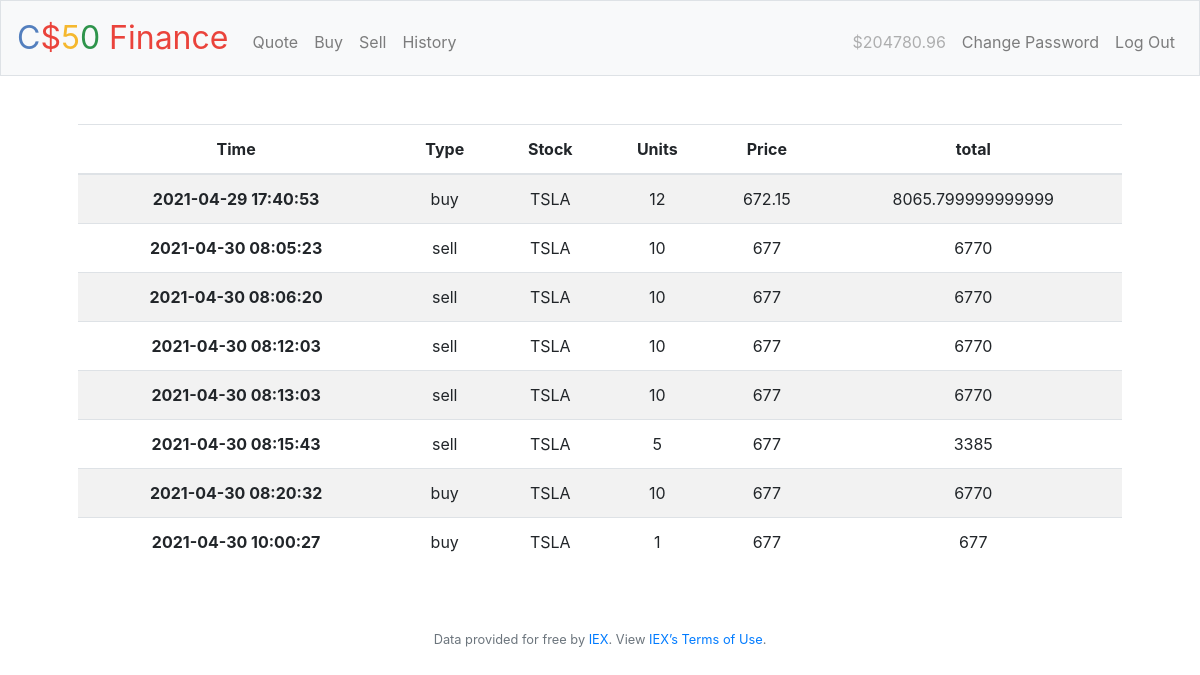
Screenshot of /history (signed in) with the database file from the repository.
### tables this page shows
CREATE TABLE transactions (t_id INTEGER, userid INTEGER NOT NULL, type TEXT NOT NULL, stock TEXT DEFEAULT NULL, units INTEGER DEFAULT NULL, price NUMERIC DEFAULT NULL, total NUMERIC DEFAULT NULL, timestamp TEXT DEFAULT CURRENT_TIMESTAMP, PRIMARY KEY(t_id), FOREIGN KEY(userid) REFERENCES users(id));

### application.py (the view)
@app.route("/history")
@login_required
def history():
    user_tr_history = db.execute(
        "SELECT * FROM transactions WHERE userid = ?", session["user_id"])
    return render_template("history.html", history=user_tr_history)

### application.py (called while the page is built)
@app.after_request
def after_request(response):
    response.headers["Cache-Control"] = "no-cache, no-store, must-revalidate"
    response.headers["Expires"] = 0
    response.headers["Pragma"] = "no-cache"
    return response

### helpers.py (called while the page is built)
def login_required(f):
    @wraps(f)
    def decorated_function(*args, **kwargs):
        if session.get("user_id") is None:
            return redirect("/login")
        return f(*args, **kwargs)
    return decorated_function

### templates/history.html (shortened to what this page needs)
{% extends "layout.html" %}
{% block main %}
    <table class="table table-striped">
        <thead>
            <th scope="col">Time</th>
            <th scope="col">Type</th>
            <th scope="col">Stock</th>
            <th scope="col">Units</th>
            <th scope="col">Price</th>
            <th scope="col">total</th>
        </thead>
        <tbody>
            {% for entry in history %}
                <tr>
                    <th>{{entry["timestamp"]}}</th>
                    <td>{{entry["type"]}}</td>
                    <td>{{entry["stock"]}}</td>
                    <td>{{entry["units"]}}</td>
                    <td>{{entry["price"]}}</td>
                    <td>{{entry["total"]}}</td>
                </tr>
            {% endfor %}
        </tbody>
    </table>
{% endblock main %}

### templates/layout.html (shortened to what this page needs)
<!DOCTYPE html>
<html lang="en">
    <head>
        <link rel="stylesheet" href="https://cdn.jsdelivr.net/npm/bootstrap@4.5.3/dist/css/bootstrap.min.css">
        <link href="/static/styles.css" rel="stylesheet">
    </head>
    <body>
        <nav class="navbar navbar-expand-md navbar-light bg-light border">
            <a class="navbar-brand" href="/"><span class="blue">C</span><span class="red">$</span><span class="yellow">5</span><span class="green">0</span> <span class="red">Finance</span></a>
            <div class="collapse navbar-collapse" id="navbar">
                {% if session.user_id %}
                    <ul class="navbar-nav mr-auto mt-2">
                        <li class="nav-item"><a class="nav-link" href="/quote">Quote</a></li>
                        <li class="nav-item"><a class="nav-link" href="/buy">Buy</a></li>
                        <li class="nav-item"><a class="nav-link" href="/sell">Sell</a></li>
                        <li class="nav-item"><a class="nav-link" href="/history">History</a></li>
                    </ul>
                    <ul class="navbar-nav ml-auto mt-2">
                        <li class="nav-item"> <span class="nav-link disabled">${{session.user_balance}}</span></li>
                        <li class="nav-item"><a class="nav-link" href="/passchange">Change Password</a></li>
                        <li class="nav-item"><a class="nav-link" href="/logout">Log Out</a></li>
                    </ul>
                {% else %}
                    <ul class="navbar-nav ml-auto mt-2">
                        <li class="nav-item"><a class="nav-link" href="/register">Register</a></li>
                        <li class="nav-item"><a class="nav-link" href="/login">Log In</a></li>
                    </ul>
                {% endif %}
            </div>
        </nav>
        <main class="container p-5">
            {% block main %}{% endblock %}
        </main>
        <footer class="small text-center text-muted">
            Data provided for free by <a href="https://iextrading.com/developer">IEX</a>. View <a href="https://iextrading.com/api-exhibit-a/">IEX’s Terms of Use</a>.
        </footer>
    </body>
</html>

### static/styles.css (style rules this page uses)
nav .navbar-brand { font-size: xx-large; }
nav .navbar-brand .blue { color: #537fbe; }
nav .navbar-brand .red { color: #ea433b; }
nav .navbar-brand .yellow { color: #f5b82e; }
nav .navbar-brand .green { color: #2e944b; }
main { overflow-x: auto; text-align: center; }

### rows the page displays
transactions: timestamp "2021-04-29 17:40:53", type "buy", stock "TSLA", units "12", price "672.15", total "8065.799999999999"
transactions: timestamp "2021-04-30 08:05:23", type "sell", stock "TSLA", units "10", price "677", total "6770"
transactions: timestamp "2021-04-30 08:06:20", type "sell", stock "TSLA", units "10", price "677", total "6770"
transactions: timestamp "2021-04-30 08:12:03", type "sell", stock "TSLA", units "10", price "677", total "6770"
transactions: timestamp "2021-04-30 08:13:03", type "sell", stock "TSLA", units "10", price "677", total "6770"
transactions: timestamp "2021-04-30 08:15:43", type "sell", stock "TSLA", units "5", price "677", total "3385"
transactions: timestamp "2021-04-30 08:20:32", type "buy", stock "TSLA", units "10", price "677", total "6770"
transactions: timestamp "2021-04-30 10:00:27", type "buy", stock "TSLA", units "1", price "677", total "677"

### other values shown
{{ session.user_balance }} "204780.96"
